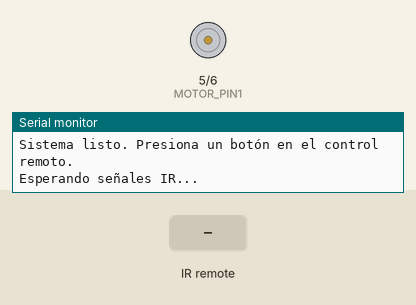
Recording of a sketch running on a simulated Arduino Uno, built with avr-gcc and run on an emulated ATmega328P. Shown: motor-driver pin pairs drawn as motors (green arrow = first pin HIGH = forward, orange = second pin HIGH = backward, longer = more drive, scaled by the enable pin), the last lines printed to the serial monitor. Inputs (shaded band) come from the test bench.

Above: at 1.2 s.
1.3 s: infrared code 0x45 received
At 2.5 s:
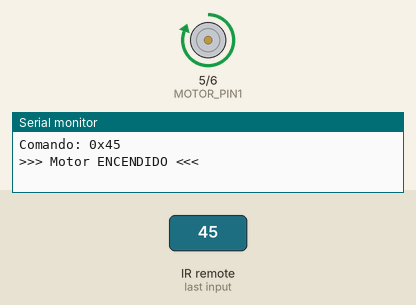
2.8 s: infrared code 0x46 received
At 3.5 s:
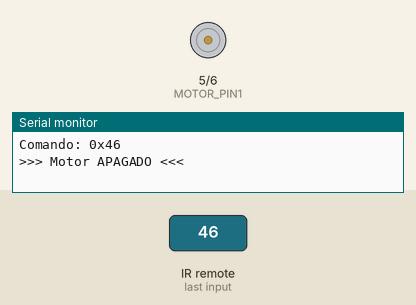
4.3 s: infrared code 0x47 received
At 4.8 s:
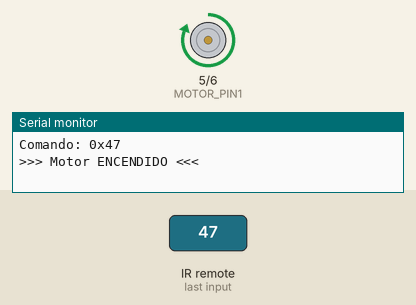
Timing chart, 0 to 7.3 s (numbered marks = the images above; inputs shaded):
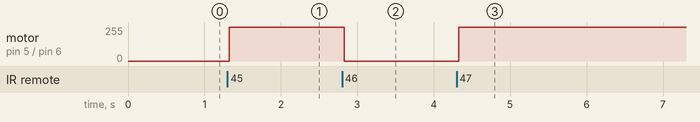

Measured:
- after the input at 1.3 s, motor on pin 5 (MOTOR_PIN1) / pin 6 (MOTOR_PIN2): stopped → forward 255/255 at once
- after the input at 2.8 s, motor on pin 5 (MOTOR_PIN1) / pin 6 (MOTOR_PIN2): forward 255/255 → stopped at once
- after the input at 4.3 s, motor on pin 5 (MOTOR_PIN1) / pin 6 (MOTOR_PIN2): stopped → forward 255/255 at once

The sketch:

sketch_jan21a.ino
```cpp
/*
 * Control de Motor DC con Control Remoto IR
 * Librería: IRremote 3.0+ (versión actualizada)
 */

#include <IRremote.hpp>  // Nota: ahora usa .hpp en vez de .h

// Configuración de pines
const int IR_PIN = 11;        // Pin del receptor IR
const int MOTOR_PIN1 = 5;     // Pin 1 del motor (o relay)
const int MOTOR_PIN2 = 6;     // Pin 2 del motor (opcional para control de dirección)
const int ENABLE_PIN = 9;     // Pin PWM para velocidad (opcional)

// Estado del motor
bool motorEncendido = false;

void setup() {
  Serial.begin(9600);

  // Inicializar receptor IR (sintaxis nueva)
  IrReceiver.begin(IR_PIN, ENABLE_LED_FEEDBACK);

  // Configurar pines del motor
  pinMode(MOTOR_PIN1, OUTPUT);
  pinMode(MOTOR_PIN2, OUTPUT);
  pinMode(ENABLE_PIN, OUTPUT);

  // Motor apagado inicialmente
  apagarMotor();

  Serial.println("Sistema listo. Presiona un botón en el control remoto.");
  Serial.println("Esperando señales IR...");
}

void loop() {
  // Verificar si se recibió una señal IR
  if (IrReceiver.decode()) {

    // Imprimir toda la información recibida
    IrReceiver.printIRResultShort(&Serial);
    Serial.println();

    // Obtener el código del comando
    uint16_t comando = IrReceiver.decodedIRData.command;

    Serial.print("Comando: 0x");
    Serial.println(comando, HEX);

    // Procesar el comando
    procesarComando(comando);

    // Preparar para la siguiente señal
    IrReceiver.resume();
  }
}

void procesarComando(uint16_t comando) {
  // IMPORTANTE: Reemplaza estos valores con los comandos de tu control remoto
  // Para obtenerlos, abre el Monitor Serial y presiona los botones
  // Verás algo como "Comando: 0x45" o "Comando: 0x16"

  switch(comando) {
    case 0x45:  // Ejemplo: Botón 1 - Encender
      encenderMotor();
      break;

    case 0x46:  // Ejemplo: Botón 2 - Apagar
      apagarMotor();
      break;

    case 0x47:  // Ejemplo: Botón 3 - Toggle (alternar)
      toggleMotor();
      break;

    case 0x44:  // Ejemplo: Botón 4 - También encender
      encenderMotor();
      break;

    case 0x40:  // Ejemplo: Botón 5 - También apagar
      apagarMotor();
      break;

    default:
      Serial.println("Botón no configurado");
      break;
  }
}

void encenderMotor() {
  digitalWrite(MOTOR_PIN1, HIGH);
  digitalWrite(MOTOR_PIN2, LOW);
  analogWrite(ENABLE_PIN, 255);  // Velocidad máxima
  motorEncendido = true;
  Serial.println(">>> Motor ENCENDIDO <<<");
}

void apagarMotor() {
  digitalWrite(MOTOR_PIN1, LOW);
  digitalWrite(MOTOR_PIN2, LOW);
  analogWrite(ENABLE_PIN, 0);
  motorEncendido = false;
  Serial.println(">>> Motor APAGADO <<<");
}

void toggleMotor() {
  if (motorEncendido) {
    apagarMotor();
  } else {
    encenderMotor();
  }
}
```
